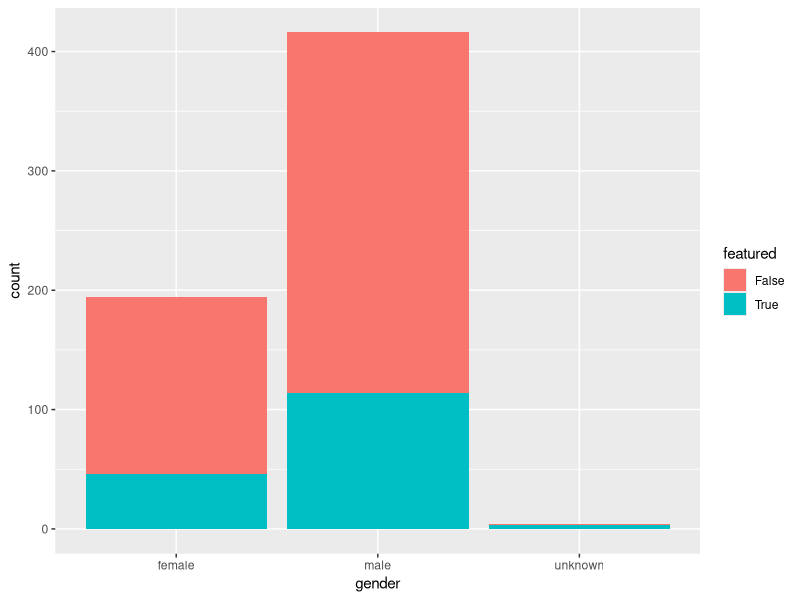

Source code (R):
## ---- chunk 1
#| label: setup
#| warning: false
#| message: false

library(tidyverse)
library(ggplot2)

knitr::opts_chunk$set(echo = TRUE, warning=FALSE, message=FALSE)
## ---- chunk 2
library(readr)
snlactors <- read.csv(file = "_data/snl_actors.csv",
                header=TRUE,
                sep = ","
                )
snlcasts <- read.csv(file = "_data/snl_casts.csv",
                header=TRUE,
                sep = ","
                )

snlseasons <- read.csv(file = "_data/snl_seasons.csv",
                header=TRUE,
                sep = ","
                )
## ---- chunk 3
dim(snlactors)
head(snlactors)
dim(snlcasts)
head(snlcasts)
dim(snlseasons)
head(snlseasons)
## ---- chunk 4
#Using merge and counting the gender of the actors
snl_gendercount <- merge(x=snlactors, y=snlcasts,
      by = "aid")%>%
  count(gender)
snl_gendercount
## ---- chunk 5
#Using innerjoin and creating bar graph.
dfjoin <- snlactors %>%
  inner_join(snlcasts, by = "aid")
dfjoin

ggplot(dfjoin, aes(gender)) +
  geom_bar(aes(fill = featured))
